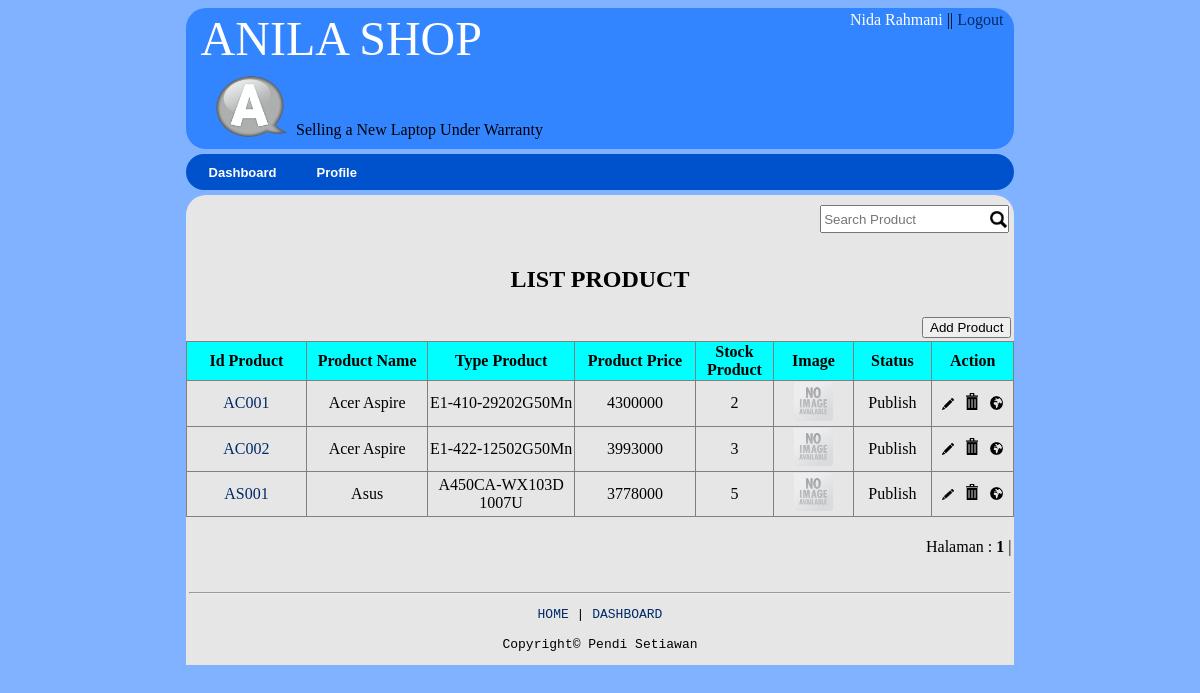
The app's page /product/view_product.php (signed in), older data.
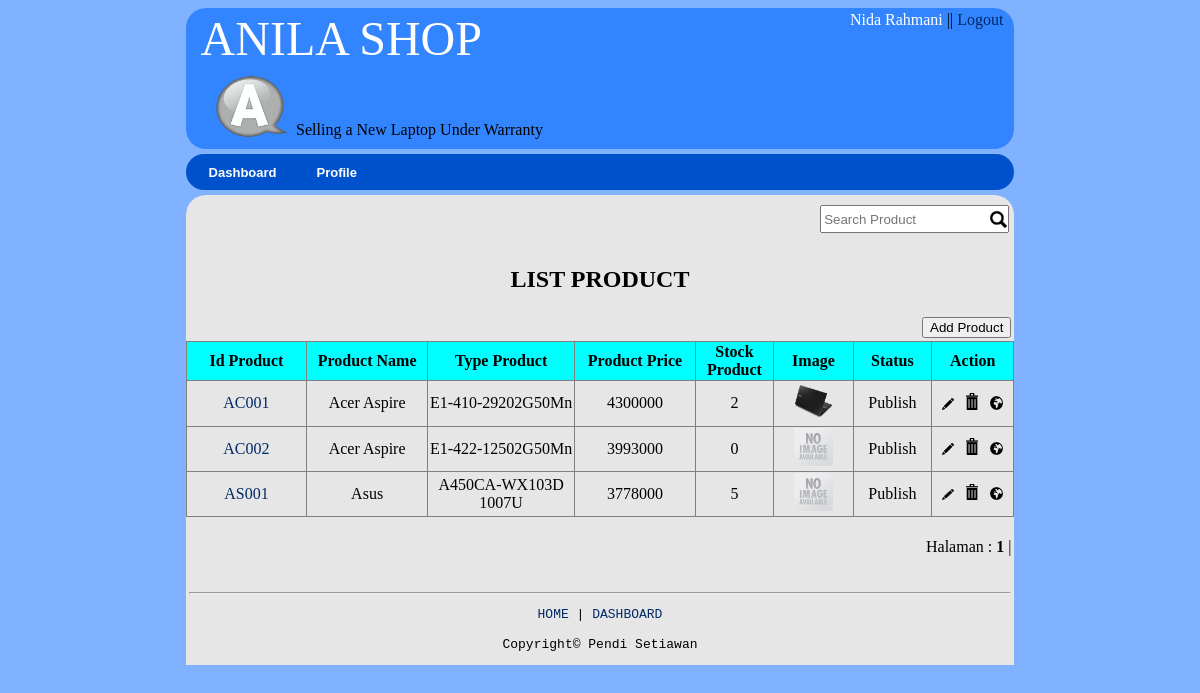
The same page, newer data.
### tables this page shows
CREATE TABLE IF NOT EXISTS `product` (
  `id_product` varchar(20) NOT NULL,
  `name` varchar(20) NOT NULL,
  `type` varchar(50) NOT NULL,
  `price` double NOT NULL,
  `description` text NOT NULL,
  `stock` int(3) NOT NULL,
  `image` text NOT NULL,
  `category_id` int(1) NOT NULL,
  `status` int(1) NOT NULL,
  `specification` text NOT NULL,
  PRIMARY KEY (`id_product`)
);

### product/view_product.php (the view, shortened to what this page needs)
<?php
	if(!isset($_SESSION['id'])) {
	  	echo "<script>window.alert('Anda Harus Login Dulu');</script>";
		echo "<script>window.location = '../login/login.php';</script>";
	} else {
include "../header/header_admin.php";
?>
<form action="add_product.php" method="post">
	<table width="70%" align="center" bgcolor="#E6E6E6">
		<tr>
			<td align="center"><h2>LIST PRODUCT</h2></td>
		</tr>
		<tr>
			<td align="right"><input type="submit" name="submit" value="Add Product" /></td>
		</tr>
	</table>
	<table width="70%" align="center" bgcolor="#E6E6E6" border="1" class="border">
		<tr bgcolor="#00FFFF">
			<th width="8%">Id Product</th>
			<th width="8%">Product Name</th>
			<th width="8%">Type Product</th>
			<th width="8%">Product Price</th>
			<th width="3%">Stock Product</th>
			<th width="5%">Image</th>
			<th width="4%">Status</th>
			<th width="5%">Action</th>
		</tr>
		<?php
			$batas   = 7;
			if(isset($_GET['halaman'])) {
				$halaman = $_GET['halaman'];
			} else {
				$halaman = "";
			}
			if(empty($halaman)){
			    $posisi=0;
			    $halaman=1;
			}
			else{
			    $posisi = ($halaman-1) * $batas;
			}
			$que = "select * from product limit $posisi,$batas";
			$tampil = mysql_query("$que");
			while ($data = mysql_fetch_array($tampil)) { ?>
					<tr class="hover">
						<td align='center'>
							<a href="detail.php?id_product=<?php echo $data[0]; ?>" class="href"><?php echo $data[0]; ?></a>
						</td>
						<td align='center'><?php echo $data[1]; ?></td>
						<td align='center'><?php echo $data[2]; ?></td>
						<td align='center'><?php echo $data[3]; ?></td>
						<td align='center'><?php echo $data[5]; ?></td>
						<td align='center'>
							<?php if (!empty($data['image'])): ?>
								<img src="<?php echo $data['image']; ?>" width="50%"><br/>
							<?php else : ?>
								<img src="<?php echo 'http://'.$_SERVER['HTTP_HOST'].'/new_media/aplikasi/image/no-image.jpg' ?>" width="50%"><br/>
							<?php endif ?>
						</td>
						<td align="center">
							<?php
								if ($data[8]==1) {
									echo "Not Publish";
								} elseif ($data[8]==2) {
									echo "Publish";
								}
							?>
						</td>
						<td align='center'>
							<a href="edit.php?id_product=<?php echo $data[0]; ?>"><img title="Edit" src="<?php echo 'http://'.$_SERVER['HTTP_HOST'].'/new_media/aplikasi/image/edit.png' ?>" width = "15%"></a> &nbsp;
							<a href="delete.php?id_product=<?php echo $data[0]; ?>"><img title="Delete" src="<?php echo 'http://'.$_SERVER['HTTP_HOST'].'/new_media/aplikasi/image/delete.png' ?>" width = "15%"></a> &nbsp;
							<a href="publish.php?id_product=<?php echo $data[0]; ?>"><img title="Publish" src="<?php echo 'http://'.$_SERVER['HTTP_HOST'].'/new_media/aplikasi/image/publish.png' ?>" width = "17%"></a>
						</td>
					</tr>
				<?php
			}
		 ?>
	</table>
	<table width="70%" bgcolor="#E6E6E6" align="center">
	<tr>
		<td align="right">
			<?php
				echo "<br>Halaman : ";
				$tampil2="select * from product";
				$hasil2=mysql_query($tampil2);
				$jmldata=mysql_num_rows($hasil2);
				$jmlhalaman=ceil($jmldata/$batas);
				for($i=1;$i<=$jmlhalaman;$i++) {
					if($i>=($halaman-3) && $i <= ($halaman+3)){
						if ($i != $halaman)
						{
						    echo " <a href=$_SERVER[PHP_SELF]?halaman=$i><font color='#00F'>$i</font></a> | ";
						}
						else
						{
						    echo " <b>$i</b> | ";
						}
					}
				}
			?>
		</td>
	</tr>
	</table>
	<table width="70%" align="center" bgcolor="#E6E6E6">
		<tr>
			<td><?php include "../footer/footer.php"; ?></td>
		</tr>
	</table>
</form>
<?php } ?>

Row changes from the older to the newer data that the page shows:
changed product "AC001": image: picture added
changed product "AC002": stock "3" → "0"
